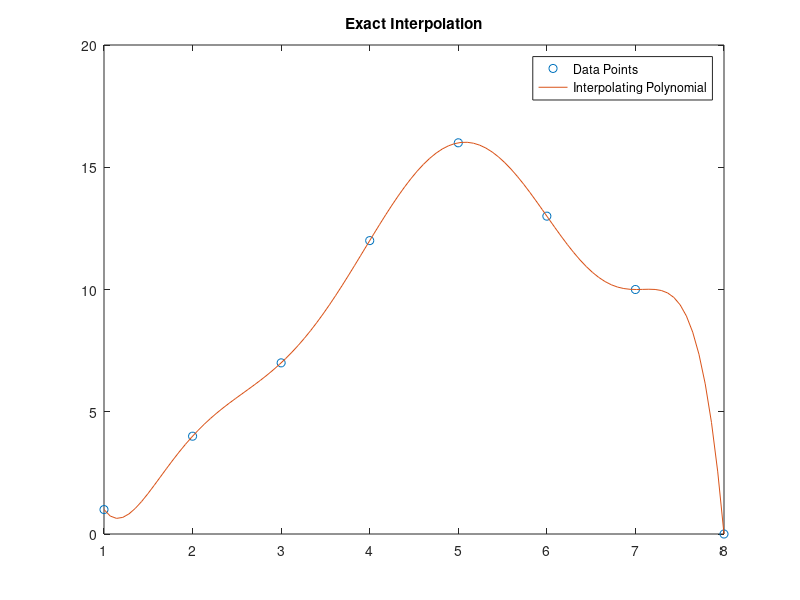

Reproduce this figure in MATLAB.
clear all;
clc;

% Define the given data points
x = [1 2 3 4 5 6 7 8];
y = [1 4 7 12 16 13 10 0];
n = length(x);

% Construct the Vandermonde matrix A for polynomial interpolation
A = zeros(n);
for i = 1:n
    for j = 1:n
        A(i,j) = x(i)^(j-1);  % Each row i corresponds to x(i) powers
    end
end

% Solve the linear system A*a = y to get polynomial coefficients
a = A\y';

% Evaluate the polynomial at many points for plotting
xx = linspace(min(x), max(x), 100);
yy = zeros(size(xx));
for i = 1:n
    yy = yy + a(i) * xx.^(i-1);  % Evaluate using the polynomial formula
end

% Plot the original points and the polynomial
plot(x, y, 'o', xx, yy, '-');
title('Exact Interpolation');
legend('Data Points', 'Interpolating Polynomial');
